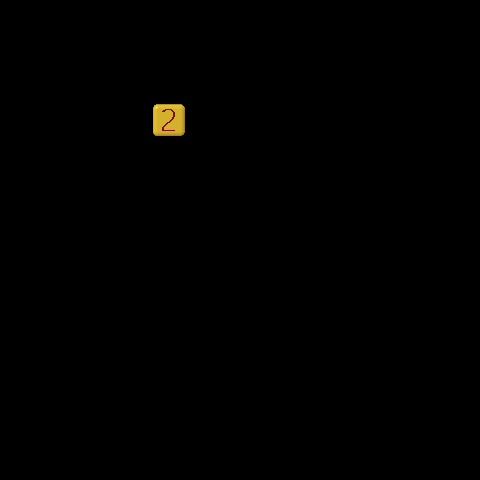

This game map was drawn from its Tiled (.tmx) file and the tilesets committed beside it. A one-line description and the full map source follow:
An orthogonal 10x10 tile map with 48x48 px tiles, 2 tile layers (food, number).

<map version="1.2" tiledversion="1.2.5" orientation="orthogonal" renderorder="right-down" width="10" height="10" tilewidth="48" tileheight="48" infinite="0" nextlayerid="3" nextobjectid="1">
 <tileset firstgid="1" name="0_99" tilewidth="48" tileheight="48" tilecount="110" columns="10">
  <image source="0-99.png" width="480" height="528" />
  <tile id="30">
   <animation>
    <frame tileid="30" duration="200" />
    <frame tileid="31" duration="200" />
    <frame tileid="32" duration="200" />
    <frame tileid="33" duration="200" />
    <frame tileid="34" duration="200" />
    <frame tileid="35" duration="200" />
    <frame tileid="36" duration="200" />
    <frame tileid="37" duration="200" />
   </animation>
  </tile>
  <tile id="44">
   <animation>
    <frame tileid="40" duration="100" />
    <frame tileid="41" duration="100" />
    <frame tileid="42" duration="100" />
    <frame tileid="43" duration="100" />
    <frame tileid="44" duration="100" />
    <frame tileid="45" duration="100" />
    <frame tileid="46" duration="100" />
    <frame tileid="47" duration="100" />
   </animation>
  </tile>
 </tileset>
 <layer id="2" name="food" width="10" height="10">
  <data encoding="csv">
0,0,0,0,0,0,0,0,0,0,
0,0,0,0,0,0,0,0,0,0,
0,0,0,35,0,0,0,0,0,0,
0,0,0,0,0,0,0,0,0,0,
0,0,0,0,0,0,0,0,0,0,
0,0,0,0,0,0,0,0,0,0,
0,0,0,0,0,0,0,0,0,0,
0,0,0,0,0,0,0,0,0,0,
0,0,0,0,0,0,0,0,0,0,
0,0,0,0,0,0,0,0,0,0
</data>
 </layer>
 <layer id="1" name="number" width="10" height="10">
  <data encoding="csv">
0,0,0,0,0,0,0,0,0,0,
0,0,0,0,0,0,0,0,0,0,
0,0,0,3,0,0,0,0,0,0,
0,0,0,0,0,0,0,0,0,0,
0,0,0,0,0,0,0,0,0,0,
0,0,0,0,0,0,0,0,0,0,
0,0,0,0,0,0,0,0,0,0,
0,0,0,0,0,0,0,0,0,0,
0,0,0,0,0,0,0,0,0,0,
0,0,0,0,0,0,0,0,0,0
</data>
 </layer>
</map>
